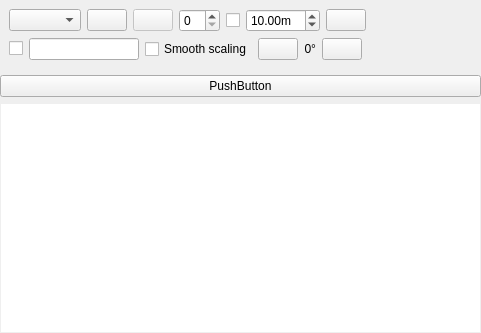
<?xml version="1.0" encoding="UTF-8"?>
<ui version="4.0">
 <class>ImageViewWidget</class>
 <widget class="QWidget" name="ImageViewWidget">
  <property name="enabled">
   <bool>true</bool>
  </property>
  <property name="geometry">
   <rect>
    <x>0</x>
    <y>0</y>
    <width>481</width>
    <height>333</height>
   </rect>
  </property>
  <property name="windowTitle">
   <string>Image View</string>
  </property>
  <layout class="QVBoxLayout" name="verticalLayout" stretch="0,0,1">
   <property name="leftMargin">
    <number>0</number>
   </property>
   <property name="topMargin">
    <number>0</number>
   </property>
   <property name="rightMargin">
    <number>0</number>
   </property>
   <property name="bottomMargin">
    <number>0</number>
   </property>
   <item>
    <widget class="QWidget" name="toolbar_widget" native="true">
     <layout class="QVBoxLayout" name="verticalLayout_2">
      <item>
       <layout class="QHBoxLayout" name="horizontalLayout_3">
        <item>
         <widget class="QComboBox" name="topics_combo_box">
          <property name="sizeAdjustPolicy">
           <enum>QComboBox::AdjustToContents</enum>
          </property>
         </widget>
        </item>
        <item>
         <widget class="QPushButton" name="refresh_topics_push_button">
          <property name="toolTip">
           <string>Refresh topics</string>
          </property>
          <property name="icon">
           <iconset theme="view-refresh">
            <normaloff>.</normaloff>.</iconset>
          </property>
         </widget>
        </item>
        <item>
         <widget class="QPushButton" name="zoom_1_push_button">
          <property name="enabled">
           <bool>false</bool>
          </property>
          <property name="toolTip">
           <string>Original zoom</string>
          </property>
          <property name="icon">
           <iconset theme="zoom-original">
            <normaloff>.</normaloff>.</iconset>
          </property>
          <property name="checkable">
           <bool>true</bool>
          </property>
         </widget>
        </item>
        <item>
         <widget class="QSpinBox" name="num_gridlines_spin_box">
          <property name="toolTip">
           <string># of gridlines to overlay</string>
          </property>
          <property name="minimum">
           <number>0</number>
          </property>
          <property name="maximum">
           <number>20</number>
          </property>
          <property name="value">
           <number>0</number>
          </property>
         </widget>
        </item>
        <item>
         <widget class="QCheckBox" name="dynamic_range_check_box">
          <property name="toolTip">
           <string>Dynamic depth range</string>
          </property>
          <property name="text">
           <string/>
          </property>
         </widget>
        </item>
        <item>
         <widget class="QDoubleSpinBox" name="max_range_double_spin_box">
          <property name="toolTip">
           <string>Max depth</string>
          </property>
          <property name="suffix">
           <string>m</string>
          </property>
          <property name="minimum">
           <double>0.010000000000000</double>
          </property>
          <property name="maximum">
           <double>100.000000000000000</double>
          </property>
          <property name="value">
           <double>10.000000000000000</double>
          </property>
         </widget>
        </item>
        <item>
         <widget class="QPushButton" name="save_as_image_push_button">
          <property name="toolTip">
           <string>Save as image</string>
          </property>
          <property name="icon">
           <iconset theme="image-x-generic">
            <normaloff>.</normaloff>.</iconset>
          </property>
          <property name="iconSize">
           <size>
            <width>16</width>
            <height>16</height>
           </size>
          </property>
         </widget>
        </item>
        <item>
         <spacer name="horizontalSpacer_3">
          <property name="orientation">
           <enum>Qt::Horizontal</enum>
          </property>
          <property name="sizeHint" stdset="0">
           <size>
            <width>40</width>
            <height>20</height>
           </size>
          </property>
         </spacer>
        </item>
       </layout>
      </item>
      <item>
       <layout class="QHBoxLayout" name="horizontalLayout">
        <item>
         <widget class="QCheckBox" name="publish_click_location_check_box">
          <property name="text">
           <string/>
          </property>
         </widget>
        </item>
        <item>
         <widget class="QLineEdit" name="publish_click_location_topic_line_edit">
          <property name="toolTip">
           <string>Click location topic (leave empty for auto-naming)</string>
          </property>
         </widget>
        </item>
        <item>
         <widget class="QCheckBox" name="smooth_image_check_box">
          <property name="toolTip">
           <string>Dynamic depth range</string>
          </property>
          <property name="text">
           <string>Smooth scaling</string>
          </property>
         </widget>
        </item>
        <item>
         <widget class="QPushButton" name="rotate_left_push_button">
          <property name="text">
           <string/>
          </property>
          <property name="icon">
           <iconset theme="object-rotate-left">
            <normaloff>.</normaloff>.</iconset>
          </property>
         </widget>
        </item>
        <item>
         <widget class="QLabel" name="rotate_label">
          <property name="text">
           <string>0°</string>
          </property>
          <property name="alignment">
           <set>Qt::AlignRight|Qt::AlignTrailing|Qt::AlignVCenter</set>
          </property>
         </widget>
        </item>
        <item>
         <widget class="QPushButton" name="rotate_right_push_button">
          <property name="text">
           <string/>
          </property>
          <property name="icon">
           <iconset theme="object-rotate-right">
            <normaloff>.</normaloff>.</iconset>
          </property>
         </widget>
        </item>
        <item>
         <spacer name="horizontalSpacer">
          <property name="orientation">
           <enum>Qt::Horizontal</enum>
          </property>
          <property name="sizeHint" stdset="0">
           <size>
            <width>40</width>
            <height>20</height>
           </size>
          </property>
         </spacer>
        </item>
       </layout>
      </item>
     </layout>
    </widget>
   </item>
   <item>
    <widget class="QPushButton" name="pushButton">
     <property name="text">
      <string>PushButton</string>
     </property>
    </widget>
   </item>
   <item>
    <layout class="QHBoxLayout" name="image_layout" stretch="1">
     <property name="spacing">
      <number>0</number>
     </property>
     <item>
      <widget class="QScrollArea" name="scrollArea">
       <property name="frameShape">
        <enum>QFrame::NoFrame</enum>
       </property>
       <property name="widgetResizable">
        <bool>true</bool>
       </property>
       <widget class="QWidget" name="scrollAreaWidgetContents">
        <property name="geometry">
         <rect>
          <x>0</x>
          <y>0</y>
          <width>479</width>
          <height>212</height>
         </rect>
        </property>
        <property name="sizePolicy">
         <sizepolicy hsizetype="Expanding" vsizetype="Expanding">
          <horstretch>0</horstretch>
          <verstretch>0</verstretch>
         </sizepolicy>
        </property>
        <layout class="QHBoxLayout" name="horizontalLayout_4">
         <property name="leftMargin">
          <number>1</number>
         </property>
         <property name="topMargin">
          <number>1</number>
         </property>
         <property name="rightMargin">
          <number>1</number>
         </property>
         <property name="bottomMargin">
          <number>1</number>
         </property>
         <item>
          <widget class="rqt_image_view::RatioLayoutedFrame" name="image_frame">
           <property name="sizePolicy">
            <sizepolicy hsizetype="Expanding" vsizetype="Expanding">
             <horstretch>0</horstretch>
             <verstretch>0</verstretch>
            </sizepolicy>
           </property>
           <property name="minimumSize">
            <size>
             <width>80</width>
             <height>60</height>
            </size>
           </property>
           <property name="contextMenuPolicy">
            <enum>Qt::ActionsContextMenu</enum>
           </property>
           <property name="styleSheet">
            <string notr="true">background-color: rgb(255, 255, 255);</string>
           </property>
           <property name="frameShape">
            <enum>QFrame::NoFrame</enum>
           </property>
           <property name="lineWidth">
            <number>1</number>
           </property>
          </widget>
         </item>
        </layout>
       </widget>
      </widget>
     </item>
    </layout>
   </item>
  </layout>
 </widget>
 <customwidgets>
  <customwidget>
   <class>rqt_image_view::RatioLayoutedFrame</class>
   <extends>QFrame</extends>
   <header>rqt_image_view/ratio_layouted_frame.h</header>
   <container>1</container>
  </customwidget>
 </customwidgets>
 <resources/>
 <connections/>
</ui>
